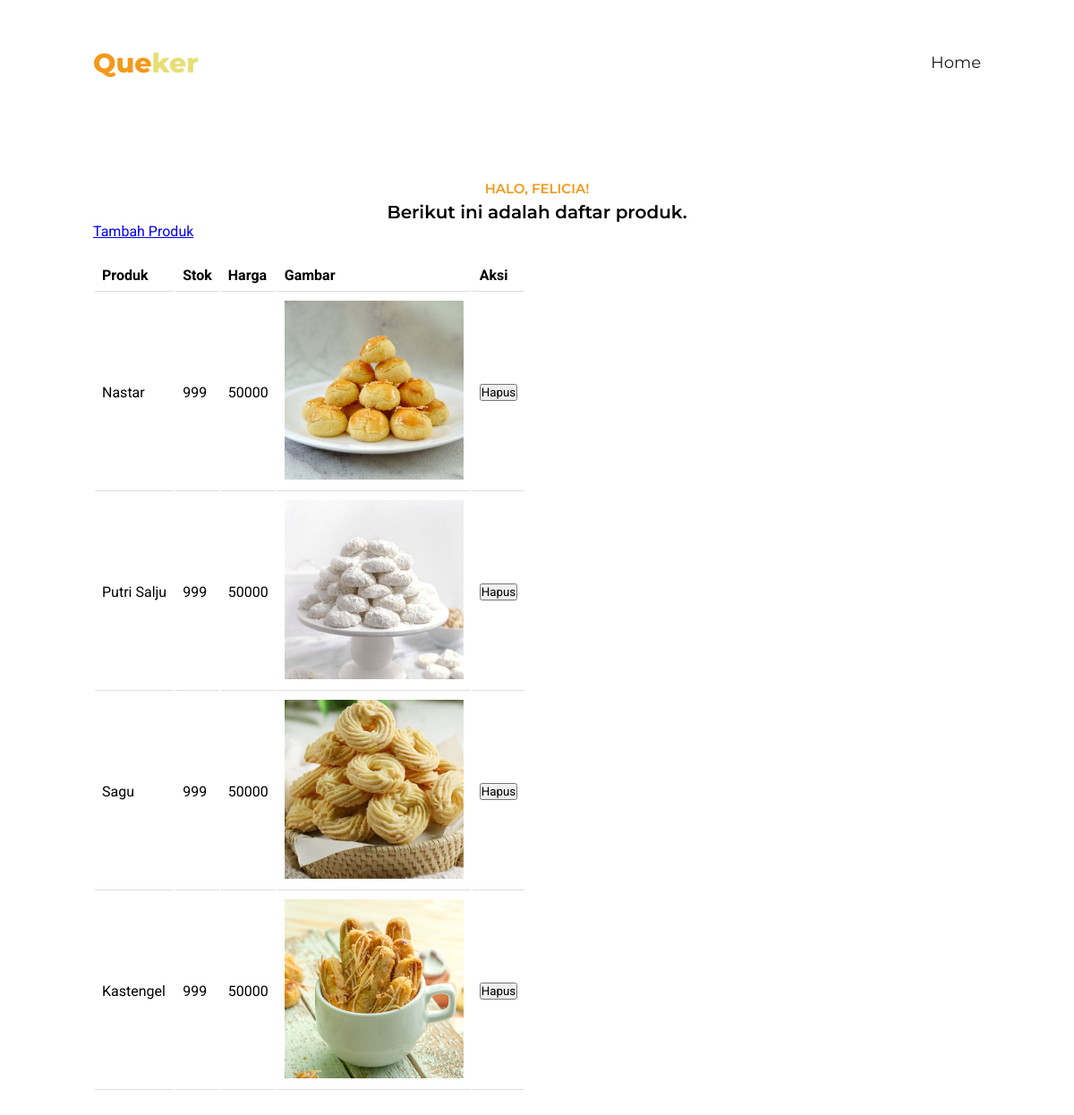
Screenshot of /daftarProduct.php (signed in) with the database file from the repository.
### tables this page shows
CREATE TABLE `products` (
  `product_id` int NOT NULL,
  `name` varchar(255) NOT NULL,
  `stock` varchar(255) NOT NULL,
  `price` int NOT NULL,
  `image` varchar(255) NOT NULL,
  `insert_by` int NOT NULL,
  `insert_at` timestamp NULL DEFAULT CURRENT_TIMESTAMP,
  `updated_at` timestamp NULL DEFAULT CURRENT_TIMESTAMP ON UPDATE CURRENT_TIMESTAMP
);

### app/controller/daftarProductPageController.php (called while the page is built, shortened)
<?php
include("./app/config/database.php");
function getAllProducts() {
    global $conn;
    if ($conn) {
        $sql = "SELECT * FROM products";
        $result = mysqli_query($conn, $sql);
        if ($result && mysqli_num_rows($result) > 0) {
            $data = array();
            while ($row = mysqli_fetch_assoc($result)) {
                $data[] = $row;
            }
            return $data;
        } else {
            echo "there is no data";
            exit();
        }
    } else {
        echo "there is an error";
        exit();
    }
}

### daftarProduct.php (the view, shortened to what this page needs)
<?php
include "./app/controller/authController.php";
include "./app/controller/daftarProductPageController.php";
$products = getAllProducts();
?>
<!DOCTYPE html>
<html lang="en">
    <head>
        <link
            rel="stylesheet"
            href="https://cdnjs.cloudflare.com/ajax/libs/bootstrap-icons/1.10.5/font/bootstrap-icons.min.css"
        />
        <link href="https://cdn.jsdelivr.net/npm/sweetalert2@11.7.5/dist/sweetalert2.min.css" rel="stylesheet">
        <link rel="stylesheet" href="./css/daftarProduct.css" />
    </head>
    <body>
        <header>
            <div class="navbar">
                <div class="container">
                    <div class="navbar-logo">Que<span>ker</span></div>
                    <div class="navbar-wrapper">
                        <div class="navbar-menu">
                            <a href="./admin.php">Home</a>
                        </div>
                    </div>
                </div>
            </div>
        </header>
        <section class="order section-margin" id="order">
            <div class="container">
                <div class="row1">
                    <div class="title-section">
                        <p class="label">Halo, <?php echo $_SESSION['username'] ?>!</p>
                        <h3 class="heading">
                            Berikut ini adalah daftar produk.
                        </h3>
                        <a href="./tambahProduct.php">Tambah Produk</a>
                    </div>
                </div>
                <div class="row2">
                    <div class="table">
                        <table>
                            <thead>
                                <tr>
                                    <th>Produk</th>
                                    <th>Stok</th>
                                    <th>Harga</th>
                                    <th>Gambar</th>
                                    <th>Aksi</th>
                                </tr>
                            </thead>
                            <tbody>
                                <?php
                                    foreach ($products as $item) {
                                        echo '<tr>';
                                        echo '<td>' . $item['name'] . '</td>';
                                        echo '<td>' . $item['stock'] . '</td>';
                                        echo '<td>' . $item['price'] . '</td>';
                                        echo '<td><img src="images/' . $item['image'] . '" alt="" width="200px" /></td>';
                                        echo '<td><form action="" method="POST">';
                                        echo '<button type="submit" name="hapus">Hapus</button></td>';
                                        echo '</tr>';
                                    }
                                ?>
                            </tbody>
                        </table>
                    </div>
                </div>
            </div>
        </section>
    </body>
</html>

### css/daftarProduct.css (style rules this page uses)
:root { --primary-color: #f4991a; --button-color: #5c3c10; --heading-color: #e7de74; --main-font-color: #fff; --navbar-link-color: #1e1818; --heading-font: "Montserrat", sans-serif; --main-font: "Roboto", sans-serif; --bs-breakpoint-xs: 0; --bs-breakpoint-sm: 576px; --bs-breakpoint-md: 768px; --bs-breakpoint-lg: 992px; --bs-breakpoint-xl: 1200px; --bs-breakpoint-xxl: 1400px; }
* { font-family: var(--main-font); margin: 0; padding: 0; box-sizing: border-box; transition: all 0.3s ease-in-out; }
.container { max-width: var(--bs-breakpoint-lg); }
.section-margin { margin-top: 200px; }
.navbar { background-color: white; height: 140px; position: fixed; top: 0; left: 0; right: 0; display: flex; justify-content: center; align-items: center; z-index: 99; }
.navbar .container { margin: auto; width: 100%; display: flex; justify-content: space-between; align-items: center; }
.navbar .navbar-wrapper { display: flex; justify-content: space-between; width: 100%; }
.navbar .navbar-wrapper .navbar-menu { margin-left: auto; }
.navbar .navbar-logo { font-family: var(--heading-font); font-weight: 800; font-size: 30px; color: var(--primary-color); }
.navbar .navbar-logo span { font-family: var(--heading-font); font-weight: 800; font-size: 30px; color: var(--heading-color); }
.navbar .navbar-menu a { font-family: var(--heading-font); font-size: 18px; font-weight: 400; text-decoration: none; color: var(--navbar-link-color); margin-left: 20px; }
.order { padding: 0 20px; }
.order .container { margin: auto; }
.order .row1 .label { text-transform: uppercase; text-align: center; font-size: 15px; font-family: var(--heading-font); font-weight: 600; color: var(--primary-color); }
.order .row1 .heading { margin-top: 5px; text-align: center; font-family: var(--heading-font); font-weight: 600; font-size: 20px; color: var(--black-color); }
.order .container .row2 { margin-top: 20px; display: flex; justify-content: space-between; }
.table { width: 100%; border-collapse: collapse; position: relative; padding: 0; }
.table th, .table td { padding: 8px; text-align: left; border-bottom: 1px solid #ddd; }

### rows the page displays
products: name "Nastar", stock "999", price "50000", image (picture)
products: name "Putri Salju", stock "999", price "50000", image (picture)
products: name "Sagu", stock "999", price "50000", image (picture)
products: name "Kastengel", stock "999", price "50000", image (picture)

### other values shown
$_SESSION['username'] "FELICIA"
